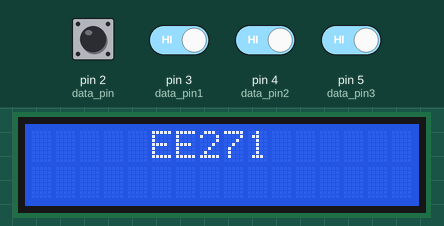
Simulated run of this sketch. Board: Arduino Uno, built with avr-gcc and run on an emulated ATmega328P. Parts: 16×2 character LCD. The inputs (shaded band) are chosen by the test bench; at power-on: pin 2 (data_pin), pin 3 (data_pin1), pin 4 (data_pin2), pin 5 (data_pin3) HIGH.

Above: at 1.2 s.
1.3 s: pin 4 (data_pin2) driven LOW
4.3 s: pin 2 (data_pin) driven LOW and pin 3 (data_pin1) driven LOW
At 4.8 s:
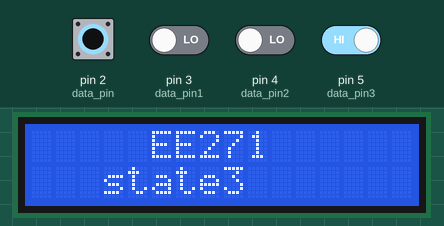
7.3 s: pin 2 (data_pin) driven HIGH
At 8.0 s:
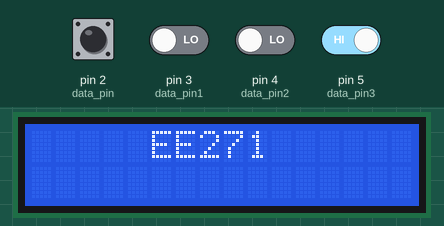
10.3 s: pin 5 (data_pin3) driven LOW
13.3 s: pin 2 (data_pin) pulsed LOW 2 times (0.12 s each, 0.3 s apart)
16.9 s: pin 3 (data_pin1) driven HIGH
Timing chart, 0 to 19.9 s (numbered marks = the images above; inputs shaded):
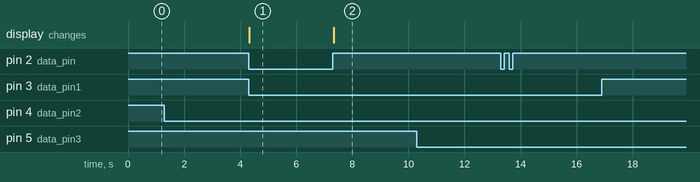

The sketch:

fp1.ino
```cpp
#include <Wire.h>
#include <LiquidCrystal_I2C.h>

int data_pin=2;
int data_pin1=3;
int data_pin2=4;
int data_pin3=5;
LiquidCrystal_I2C lcd(0x27, 16, 2);
void setup() {
  // put your setup code here, to run once:
   lcd.begin();
  lcd.backlight();
   lcd.clear();
 Serial.begin(9600);
 pinMode(0,INPUT);
 pinMode(2,INPUT);
 pinMode(3,INPUT);
 pinMode(4,INPUT);
}

void loop() {
  // put your main code here, to run repeatedly:
  int data = digitalRead(data_pin);
  int data1 = digitalRead(data_pin1);
  int data2 = digitalRead(data_pin2);
  int data3 = digitalRead(data_pin3);
  if(data3==0 && data2==0 && data1==0 && data==1) {
     lcd.clear();
     lcd.setCursor(5,0);
     lcd.print("EE271");
     lcd.setCursor(3,1);
     lcd.print("state0");
  }
  if(data3==0 && data2==0 && data1==1 && data==0) {
     lcd.clear();
     lcd.setCursor(5,0);
     lcd.print("EE271");
     lcd.setCursor(3,1);
     lcd.print("state1");
  }
  if(data3==0 && data2==1 && data1==0 && data==0) {
     lcd.clear();
     lcd.setCursor(5,0);
     lcd.print("EE271");
     lcd.setCursor(3,1);
     lcd.print("state2");
  }
  if(data3==1 && data2==0 && data1==0 && data==0) {
     lcd.clear();
     lcd.setCursor(5,0);
     lcd.print("EE271");
     lcd.setCursor(3,1);
     lcd.print("state3");
  }
  else {
     lcd.clear();
     lcd.setCursor(5,0);
     lcd.print("EE271");
  }


 //Serial.println(data,data1);
 //delay(1000);

}
```

Measured:
- after the input at 1.3 s, every drawn part: stays the same
- after the input at 4.3 s, the display: changes at once (image 1)
- after the input at 7.3 s, the display: changes at once (image 2)
- after the input at 10.3 s, every drawn part: stays the same
- after the input at 13.3 s, every drawn part: stays the same
- after the input at 16.9 s, every drawn part: stays the same
